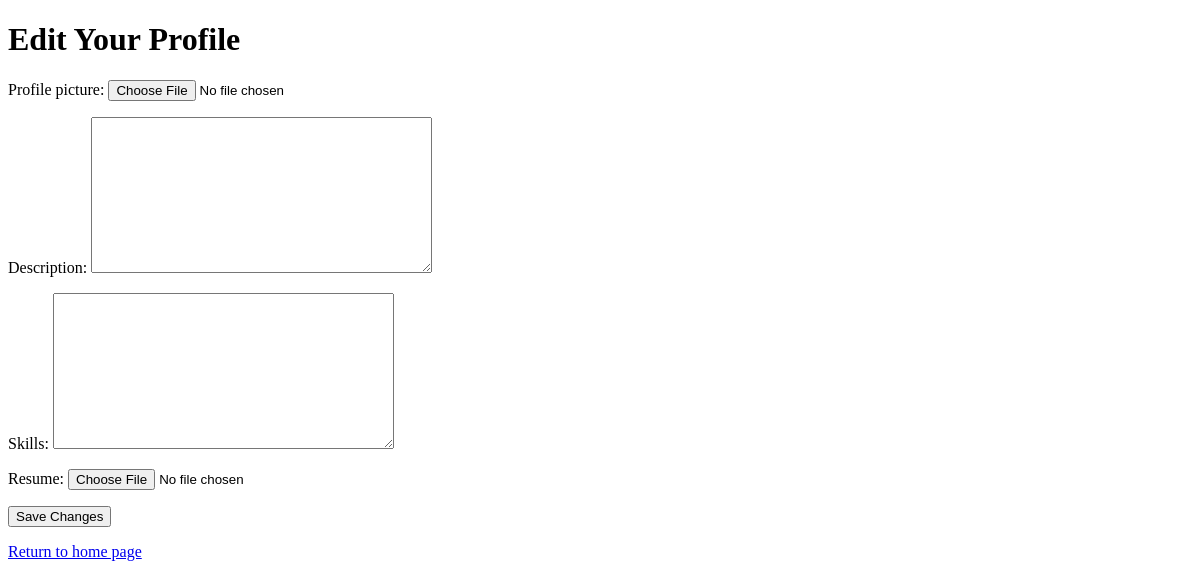
The app's page /users/profile/edit/ (signed in), older data.
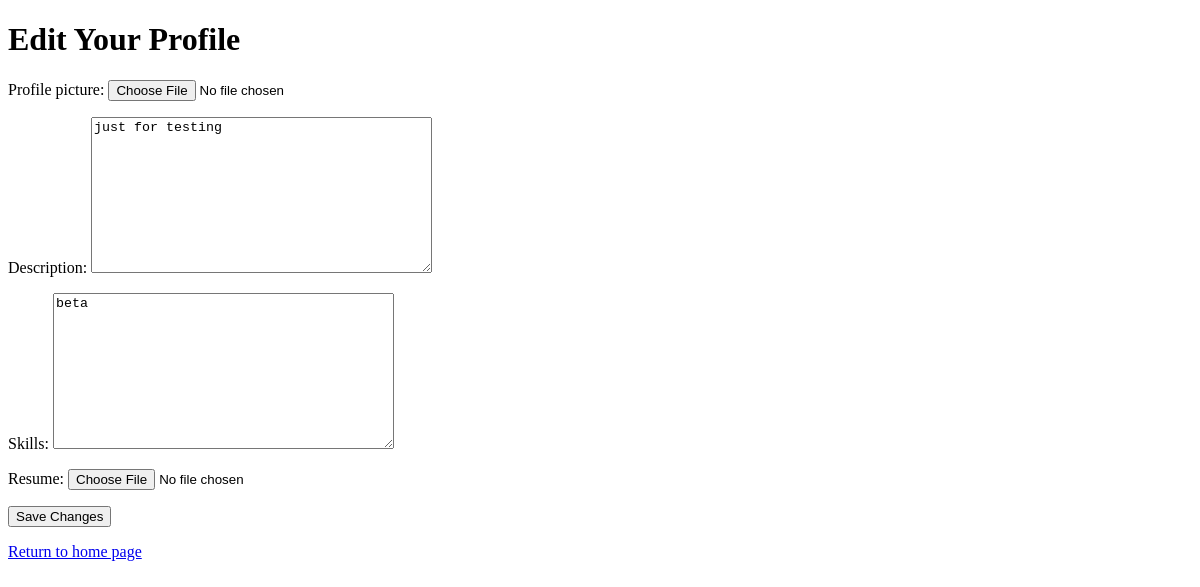
The same page, newer data.
### users/models.py (models this page shows, shortened)
class Profile(models.Model):
    user = models.OneToOneField(User, on_delete=models.CASCADE)
    profile_name = models.CharField(max_length=30, unique=False, blank=True, null=False)
    profile_picture = models.ImageField(upload_to='profile_pics/', blank=True, null=True)
    location = models.TextField(blank=False)
    description = models.TextField(blank=True)
    avg_review_score = models.FloatField(default=0.0)
    skills = models.TextField(blank=True)
    resume = models.FileField(upload_to='resumes/', blank=True, null=True)

### users/views.py (the view)
# urls.py: path('profile/edit/', views.profile_edit, name='profile_edit'),
def profile_edit(request):
    if not request.user.is_authenticated:
        messages.error(request, 'No profile to edit. Please log in or create a profile.')
        return redirect('login')
    profile = request.user.profile
    if request.method == 'POST':
        profile = request.user.profile
        form = ProfileEditForm(request.POST, request.FILES, instance=profile)
        if form.is_valid():
            form.save()
            return redirect('profile_detail', profile_id=profile.id)
    else:
        form = ProfileEditForm(instance=profile)
    return render(request, 'users/profile_edit.html', {'form': form})

### job_board/forms.py
class ProfileEditForm(forms.ModelForm):
    class Meta:
        model = Profile
        fields = [
            'profile_picture',
            'description',
            'skills',
            'resume',
        ]

### users/context_processors.py (called while the page is built)
def unread_messages(request):
    if request.user.is_authenticated:
        conversations = Conversation.objects.filter(
            messages__is_read=False
        ).exclude(messages__sender=request.user).distinct()
        count = conversations.count()
    else:
        count = 0
    return {'unread_count': count}

### users/templates/users/profile_edit.html (shortened to what this page needs)
    <!DOCTYPE html>
<html>
<head>
</head>
<body>
<h1>Edit Your Profile</h1>
<form method="POST" enctype="multipart/form-data">
    {{ form.as_p }}
    <button type="submit">Save Changes</button>
</form>
<p><a href="/">Return to home page</a></p>
</body>
</html>

Row changes from the older to the newer data that the page shows:
changed Profile: description (not shown) → "just for testing"; skills (not shown) → "beta"
